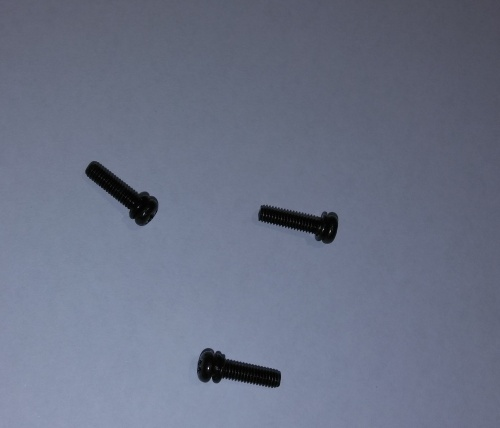
#> input picture o1/螺絲.jpg, 500 x 428 px
$ python gray.py
#> lines starting #> are read from the running program, lines starting #| are printed output that depends on the picture

import cv2

image = cv2.imread("螺絲.jpg")
#> image is the input picture: shape (428, 500, 3); mean B, G, R 134.1, 113.8, 106.7

gray = cv2.cvtColor(image, cv2.COLOR_BGR2GRAY)
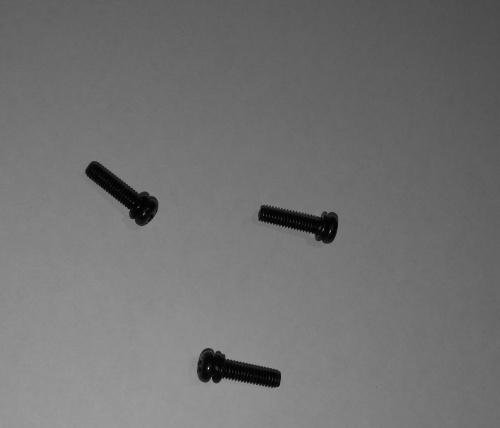
#> gray: shape (428, 500); min 0, max 232, mean 114

cv2.imwrite( 'gray.jpg', gray )

#> (the run stopped early here; a loop or call above may not have finished)

$ run again, with o1/t02.jpg copied over o1/螺絲.jpg
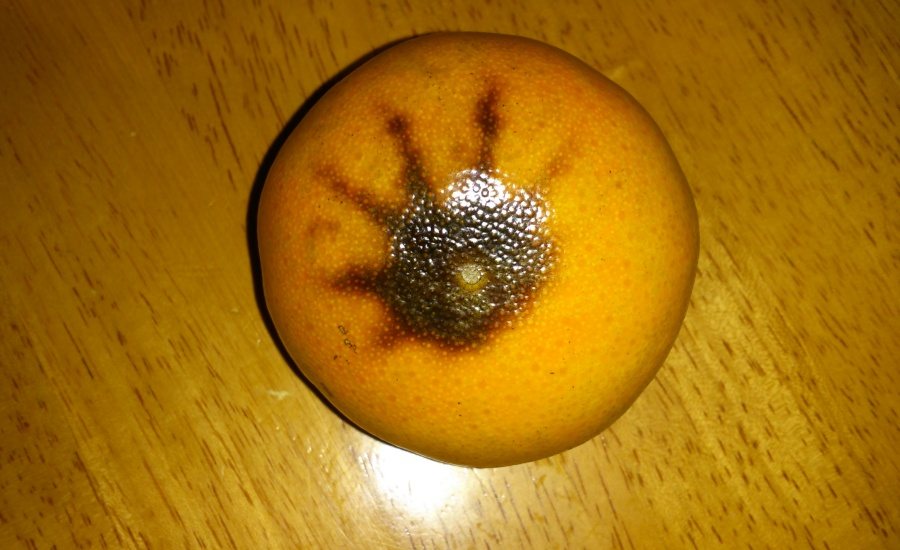
#> input picture o1/t02.jpg, 900 x 550 px
#> image is the input picture: shape (550, 900, 3); mean B, G, R 13.7, 110.7, 163.2
#> `gray = cv2.cvtColor(image, cv2.COLOR_BGR2GRAY)`:
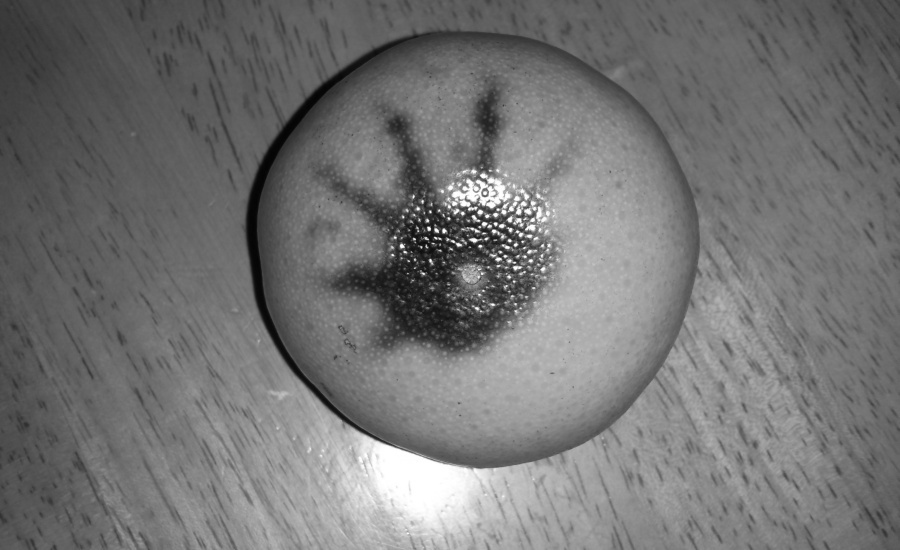
#> gray: shape (550, 900); min 2, max 255, mean 115.3
